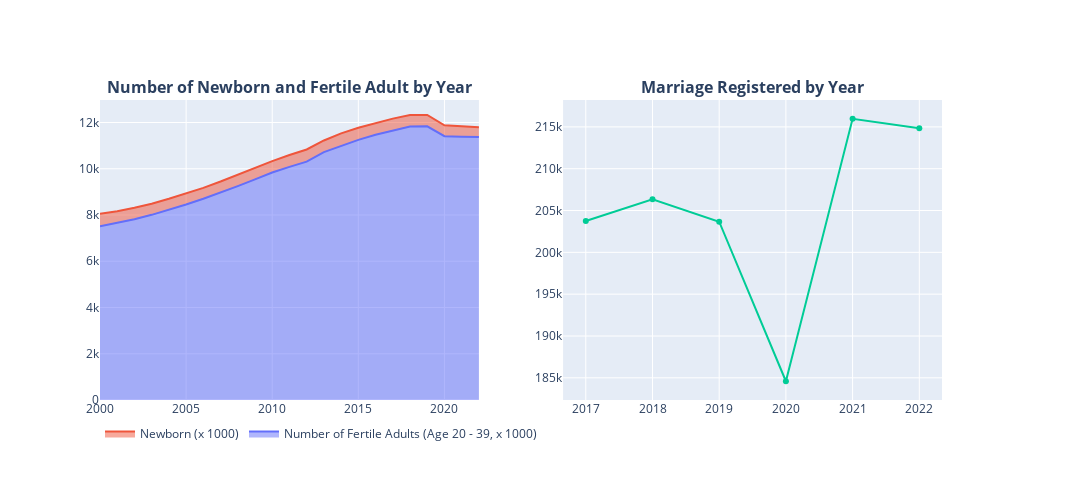

Notebook code cell kept with this figure:
### Code cell
fig2_3 = make_subplots(
    rows=1, cols=2,
    subplot_titles=("<b>Number of Newborn and Fertile Adult by Year</b>",
                    "<b>Marriage Registered by Year</b>"))

# Number of Newborn and Fertile Adult by Year
fig2_3.add_trace(go.Scatter(x=df_birth_vs_fertile_adult['Year'],
                            y=df_birth_vs_fertile_adult['Number of Fertile Adults (Age 20 - 39, x 1000)'],
                            fill='tozeroy',
                            stackgroup='one',
                            name='Number of Fertile Adults (Age 20 - 39, x 1000)',
                            legend='legend1'),
                          row=1,
                          col=1)
fig2_3.add_trace(go.Scatter(x=df_birth_vs_fertile_adult['Year'],
                            y=df_birth_vs_fertile_adult['Birth (x 1000)'],
                            fill='tonexty',
                            stackgroup='one',
                            name='Newborn (x 1000)',
                            legend='legend1'),
                          row=1,
                          col=1)

# Marriage Registered by Year
fig2_3.add_trace(go.Scatter(x=df_marriage_00_22['Year'],
                          y=df_marriage_00_22['Marriage Number'],
                          mode='lines+markers',
                          name='Marriage Registered',
                          showlegend=False),
                          row=1,
                          col=2)

fig2_3.update_layout(legend1=dict(orientation="h",
                      yanchor="bottom",
                      y=-0.16,
                      xanchor="left",
                      x=0),
                      autosize=False,
                      width=1200,
                      height=500,
                      margin=dict(l=100, r=150, b=100, t=100))

#fig2_3.update_yaxes(title_text="Number" row=1, col=1)
#fig2_3.update_yaxes(title_text="Number" row=1, col=2)

fig2_3.show()

### Figure 1 — Plotly figure (JSON) as saved in the notebook; plotly's stock layout.template omitted (floating-point values rounded to 4 significant figures)
{"data": [{"fill": "tozeroy", "legend": "legend", "name": "Number of Fertile Adults (Age 20 - 39, x 1000)", "stackgroup": "one", "type": "scatter", "x": [2000, 2001, 2002, 2003, 2004, 2005, 2006, 2007, 2008, 2009, 2010, 2011, 2012, 2013, 2014, 2015, 2016, 2017, 2018, 2019, 2020, 2021, 2022], "xaxis": "x", "y": [7513.0, 7654, 7817.0, 8007.0, 8219.0, 8451, 8701.0, 8967.0, 9248.0, 9539.0, 9838.0, 10080.0, 10310.0, 10719, 11000.0, 11250.0, 11470.0, 11660.0, 11820.0, 11830.0, 11410.0, 11390.0, 11370.0], "yaxis": "y"}, {"fill": "tonexty", "legend": "legend", "name": "Newborn (x 1000)", "stackgroup": "one", "type": "scatter", "x": [2000, 2001, 2002, 2003, 2004, 2005, 2006, 2007, 2008, 2009, 2010, 2011, 2012, 2013, 2014, 2015, 2016, 2017, 2018, 2019, 2020, 2021, 2022], "xaxis": "x", "y": [537.9, 505.5, 494.5, 481.4, 481.8, 474.5, 472.7, 479.6, 493.2, 501.6, 491.2, 511.6, 526.0, 503.9, 528.6, 521.1, 508.2, 508.7, 501.9, 489.9, 471.5, 439.7, 423.1], "yaxis": "y"}, {"mode": "lines+markers", "name": "Marriage Registered", "showlegend": false, "type": "scatter", "x": [2017, 2018, 2019, 2020, 2021, 2022], "xaxis": "x2", "y": [203741, 206352, 203661, 184589, 215973, 214824], "yaxis": "y2"}], "layout": {"annotations": [{"font": {"size": 16}, "showarrow": false, "text": "<b>Number of Newborn and Fertile Adult by Year</b>", "x": 0.225, "xanchor": "center", "xref": "paper", "y": 1, "yanchor": "bottom", "yref": "paper"}, {"font": {"size": 16}, "showarrow": false, "text": "<b>Marriage Registered by Year</b>", "x": 0.775, "xanchor": "center", "xref": "paper", "y": 1, "yanchor": "bottom", "yref": "paper"}], "autosize": false, "height": 500, "legend": {"orientation": "h", "x": 0, "xanchor": "left", "y": -0.16, "yanchor": "bottom"}, "margin": {"b": 100, "l": 100, "r": 150, "t": 100}, "width": 1200, "xaxis": {"anchor": "y", "domain": [0, 0.45]}, "xaxis2": {"anchor": "y2", "domain": [0.55, 1]}, "yaxis": {"anchor": "x", "domain": [0, 1]}, "yaxis2": {"anchor": "x2", "domain": [0, 1]}}}
